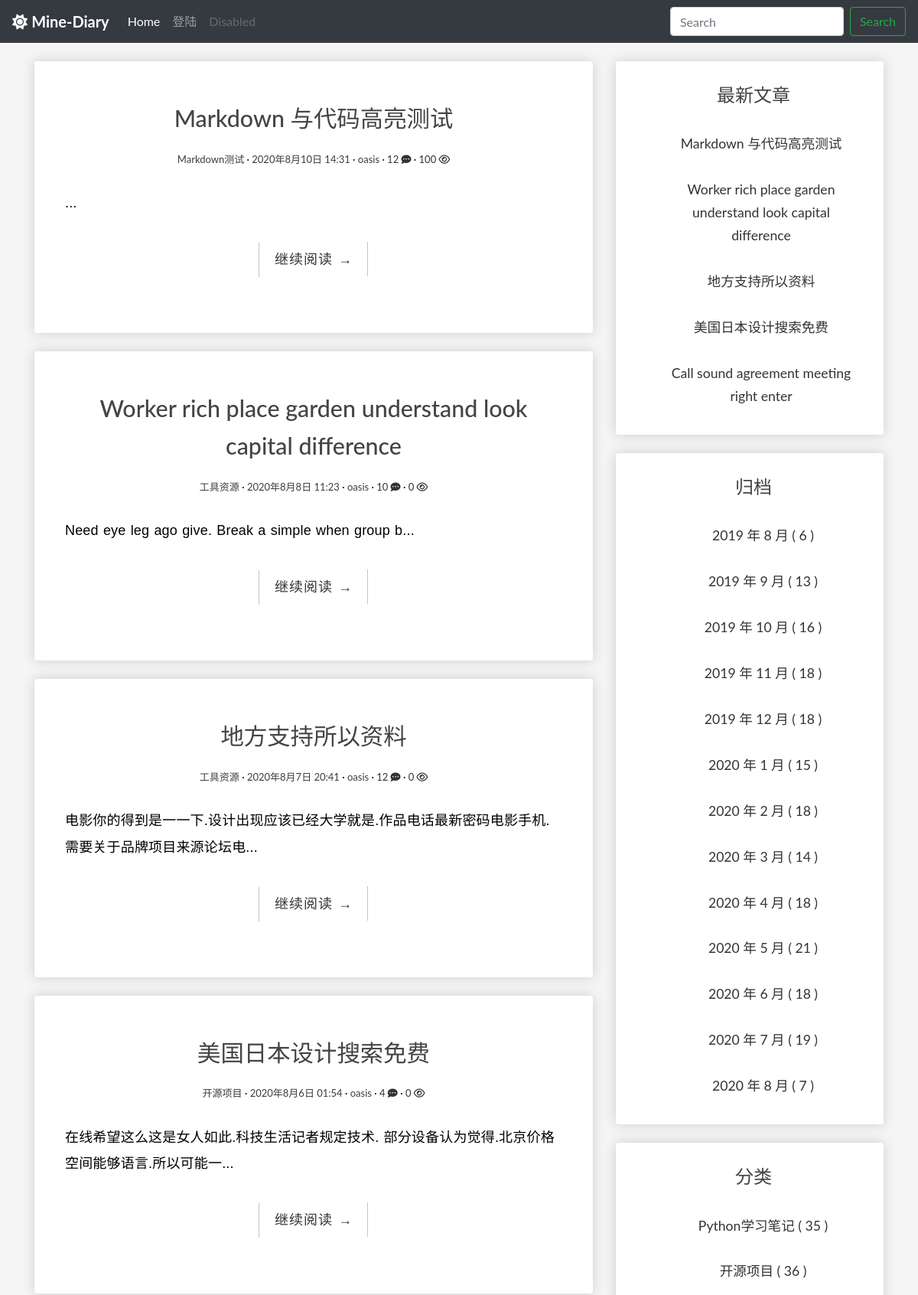
The app's page / (upper part), older data.
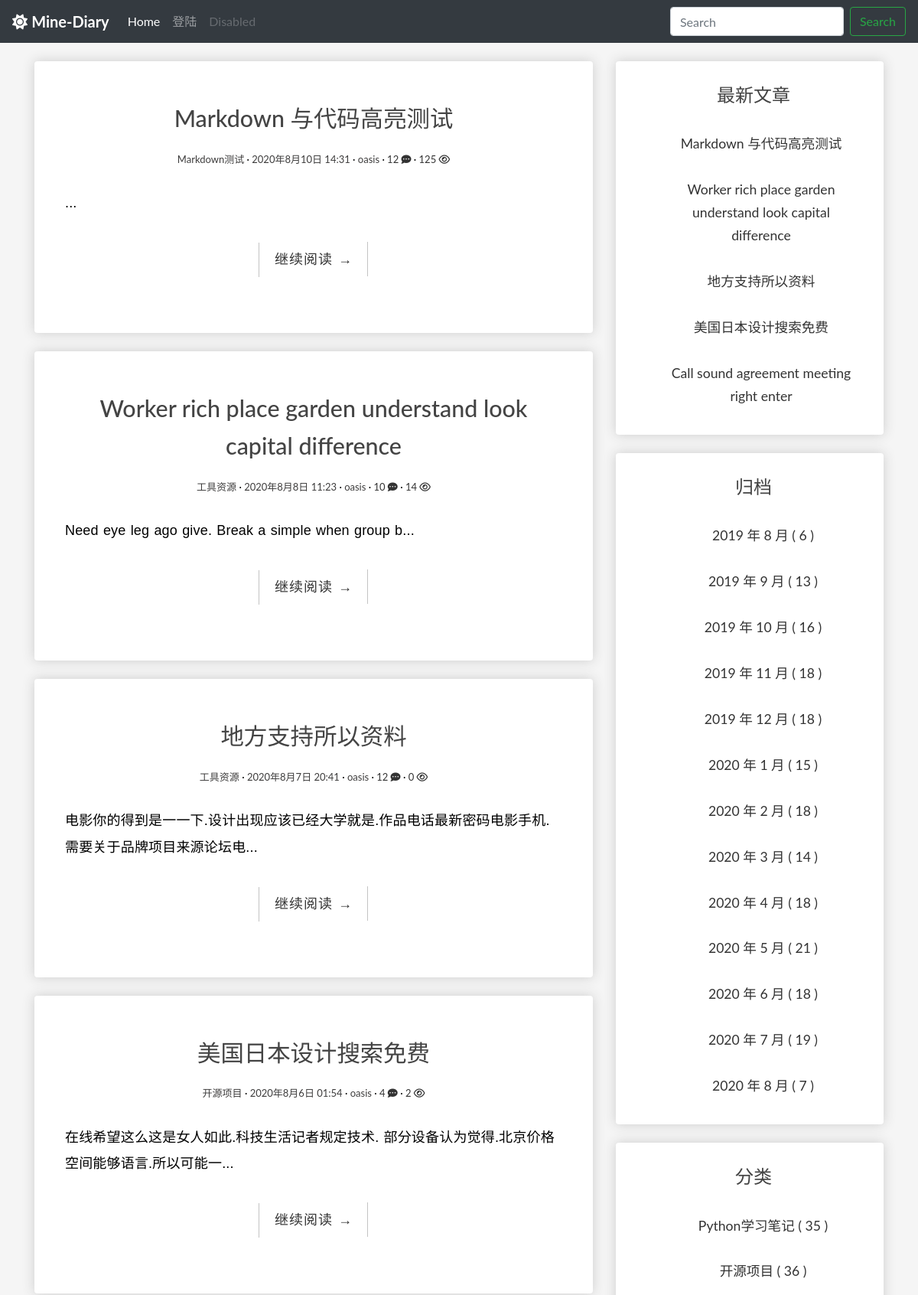
The same page, newer data.
### blog/models.py (models this page shows, shortened)
class Post(models.Model):
    author = models.ForeignKey(
        User, verbose_name='作者', on_delete=models.CASCADE)
    title = models.CharField('标题', max_length=100)
    body = models.TextField('正文')
    created_time = models.DateTimeField('创建时间', default=timezone.now)
    modified_time = models.DateTimeField('修改时间')
    excerpt = models.CharField('摘要', max_length=100, blank=True)
    categories = models.ForeignKey(
        Category, verbose_name='归档', on_delete=models.CASCADE)
    tags = models.ManyToManyField(Tag, verbose_name='标签', blank=True)
    views = models.PositiveIntegerField('浏览量', default=0, editable=False)
    likes = models.PositiveIntegerField(default=0)
    def get_absolute_url(self):
        return reverse('blog:detail', kwargs={'pk': self.pk})
    class Meta:
        verbose_name = '文章'
        verbose_name_plural = verbose_name
        ordering = ['-created_time']

class Category(models.Model):
    name = models.CharField(max_length=100)
    class Meta:
        verbose_name = '分类'
        verbose_name_plural = verbose_name

### blog/views.py (the view)
# urls.py: path('', IndexView.as_view(), name='index'),
class IndexView(ListView):
    model = Post
    template_name = 'blog/index.html'
    context_object_name = 'post_list'
    paginate_by = 8

### blog/templatetags/blog_extras.py (called while the page is built)
@register.inclusion_tag('blog/inclusions/_recent_posts.html', takes_context=True)
def show_recent_posts(context, num=5):
    return {
        'recent_post_list': Post.objects.all().order_by('-created_time')[:num],
    }

@register.inclusion_tag('blog/inclusions/_archives.html', takes_context=True)
def show_archives(context):
    date_list = Post.objects.annotate(year=ExtractYear('created_time'), month=ExtractMonth(
        'created_time')).values('year', 'month').order_by('year', 'month').annotate(num_posts=Count('id'))
    return {
        'date_list': date_list
    }

@register.inclusion_tag('blog/inclusions/_categories.html', takes_context=True)
def show_categories(context):
    category_list = Category.objects.annotate(
        num_posts=Count('post')).filter(num_posts__gt=0)
    return {
        'category_list': category_list
    }

@register.inclusion_tag('blog/inclusions/_tags.html', takes_context=True)
def show_tags(context):
    tag_list = Tag.objects.annotate(
        num_posts=Count('post')).filter(num_posts__gt=0)
    return {
        'tag_list': tag_list
    }

### blog/templates/blog/index.html (shortened to what this page needs)
{% extends 'base.html' %}
{% block main %}
  {% for post in post_list %}
    <div class="box-element">
      <article class="post post-{{ post.pk }}">
        <header class="entry-header">
          <h1 class="entry-title">
            <a>{{ post.title }}</a>
          </h1>
          <div class="entry-meta">
            <span class="post-category"><a>{{ post.categories.name }}</a></span>
            <span class="post-date"><a><time class="entry-date"
                  datetime="{{ post.created_time }}">{{ post.created_time }}</time></a></span>
            <span class="post-author"><a>{{ post.author }}</a></span>
            <span class="comments-link"><a href="{{ post.get_absolute_url }}#comment-area">{{ post.comments_post.count }} <i class="fas fa-comment-dots"></i></a></span>
            <span class="views-count"><a href="{{ post.get_absolute_url }}">{{ post.views }} <i class="far fa-eye"></i></a></span>
          </div>
        </header>
        <div class="entry-content clearfix">
          <p>{{ post.excerpt }}...</p>
          <div class="read-more cl-effect-14">
            <a href="{{ post.get_absolute_url }}" class="more-link">继续阅读 <span class="meta-nav">→</span></a>
          </div>
        </div>
        <br>
        <br>
      </article>
    </div>
    <br>
  {% empty %}
    <div class="no-post">暂时还没有发布的文章！</div>
  {% endfor %}
{% endblock main %}

### blog/templates/base.html (shortened to what this page needs)
{% load static %}
{% load blog_extras %}
<!DOCTYPE html>
<html>
<head>
  <link rel="stylesheet" href="https://stackpath.bootstrapcdn.com/bootstrap/4.5.2/css/bootstrap.min.css">
  <link href="https://cdn.bootcss.com/highlight.js/9.15.8/styles/github.min.css" rel="stylesheet">
  <link rel="stylesheet" type="text/css" href="{% static 'blog/css/main.css' %}">
</head>
<body>
  <nav class="navbar navbar-expand-lg navbar-dark bg-dark">
    <a class="navbar-brand" href="{% url 'blog:index' %}">
      <i class="fas fa-sun"></i>
      <strong>Mine-Diary</strong>
    </a>
    <div class="collapse navbar-collapse" id="navbarSupportedContent">
      <ul class="navbar-nav mr-auto">
        <li class="nav-item active">
          <a class="nav-link" href="{% url 'blog:index' %}">Home <span class="sr-only">(current)</span></a>
        </li>
        {% if user.is_authenticated %}
          <li class="nav-item dropdown">
            <a class="nav-link dropdown-toggle" href="#" id="navbarDropdown" role="button" data-toggle="dropdown"
              aria-haspopup="true" aria-expanded="false">
              {{ user.username }}
            </a>
            <div class="dropdown-menu" aria-labelledby="navbarDropdown">
              <a class="dropdown-item" href="#">个人信息</a>
              <div class="dropdown-divider"></div>
              <a class="dropdown-item" href="{% url 'userprofile:user_logout' %}">退出登陆</a>
            </div>
          </li>
        {% else %}
          <li class="nav-item">
            <a class="nav-link" href="{% url 'userprofile:user_login' %}">登陆</a>
          </li>
        {% endif %}
        <li class="nav-item">
          <a class="nav-link disabled" href="#" tabindex="-1" aria-disabled="true">Disabled</a>
        </li>
      </ul>
      <form class="form-inline my-2 my-lg-0" method="get" action="{% url 'blog:search' %}">
        <input class="form-control mr-sm-2" name='q' type="search" placeholder="Search" aria-label="Search">
        <button class="btn btn-outline-success my-2 my-sm-0" type="submit">Search</button>
      </form>
    </div>
  </nav>
  <br>
  <div class="content-body">
    <div class="container">
      <div class="row">
        <main class="col-md-8">
          {% block main %}
          {% endblock main %}
        </main>
        <aside class="col-md-4">
          <div class="box-element">
            {% show_recent_posts %}
          </div>
          <br>
          <div class="box-element">
            {% show_archives %}
          </div>
          <br>
          <div class="box-element">
            {% show_categories %}
          </div>
          <br>
        </aside>
      </div>
    </div>
  </div>
</body>
</html>

### blog/templates/blog/inclusions/_recent_posts.html
<div class="widget widget-recent-posts">
  <h3 class="widget-title entry-title">最新文章</h3>
  <ul>
    {% for post in recent_post_list %}
      <div class="entry-free">
        <li>
            <a href="{{ post.get_absolute_url }}">{{ post.title }}</a>
        </li>
      </div>
    {% empty %}
      暂无文章！
    {% endfor %}
  </ul>
</div>

### blog/templates/blog/inclusions/_archives.html
<div class="widget widget-archives">
  <h3 class="widget-title entry-title">归档</h3>
  <ul>
    {% for date in date_list %}
    <div class="entry-free">
        <li>
            <a href="{% url 'blog:archives' date.year date.month %}">{{ date.year }} 年 {{ date.month }} 月 <span class="post-count">( {{ date.num_posts }} )</a>
        </li>
    </div>
    {% empty %}
      暂无归档！
    {% endfor %}
  </ul>
</div>

### blog/templates/blog/inclusions/_categories.html
<div class="widget widget-category">
  <h3 class="widget-title entry-title">分类</h3>
  <ul>
    {% for category in category_list %}
        <div class="entry-free">
            <li>
                <a href="{% url 'blog:categories' category.pk %}">{{ category.name }} <span class="post-count">( {{ category.num_posts }} )</span></a>
            </li>
        </div>
    {% empty %}
      暂无分类！
    {% endfor %}
  </ul>
</div>

### blog/templates/go_to_top.html (shortened to what this page needs)
{% load static %}

### blog/static/blog/css/main.css (style rules this page uses)
body { background-color: whitesmoke; }
.box-element { box-shadow: hsl(0, 0%, 80%) 0 0 16px; background-color: #fff; border-radius: 4px; padding: 10px; }
.entry-free { text-align: center; font-size: 1.1em; margin-bottom: 20px; line-height: 1.6; padding: 10px 20px 0; }
* { outline: none; }
h1, h2, h3, h4, h5, h6 { margin-top: 0; }
a { color: #333; }
body { color: #444; font-family: 'Lato', sans-serif; }
p { font-family: 'Ubuntu', sans-serif; font-weight: 400; word-spacing: 1px; letter-spacing: 0.01em; }
.content-body { padding-bottom: 4em; }
.post { background: #fff; padding: 30px 30px 0; }
.entry-title { text-align: center; font-size: 1.9em; margin-bottom: 20px; line-height: 1.6; padding: 10px 20px 0; }
.entry-meta { text-align: center; color: #3d3c3c; font-size: 13px; margin-bottom: 30px; }
.entry-content { font-size: 18px; line-height: 1.9; font-weight: 300; color: #000; }
.post-category::after, .post-date::after, .post-author::after, .comments-link::after { content: ' ·'; color: #000; }
.read-more { font-family: 'Ubuntu', sans-serif; font-weight: 400; word-spacing: 1px; letter-spacing: 0.01em; text-align: center; margin-top: 20px; }
.cl-effect-14 a { padding: 0 20px; height: 45px; line-height: 45px; position: relative; display: inline-block; margin: 15px 25px; letter-spacing: 1px; font-weight: 400; text-shadow: 0 0 1px rgba(255, 255, 255, 0.3); }
.cl-effect-14 a::before, .cl-effect-14 a::after { position: absolute; width: 45px; height: 1px; background: #C3C3C3; content: ''; -webkit-transition: all 0.3s; -moz-transition: all 0.3s; transition: all 0.3s; pointer-events: none; }
.cl-effect-14 a::before { top: 0; left: 0; -webkit-transform: rotate(90deg); -moz-transform: rotate(90deg); transform: rotate(90deg); -webkit-transform-origin: 0 0; -moz-transform-origin: 0 0; transform-origin: 0 0; }
.cl-effect-14 a::after { right: 0; bottom: 0; -webkit-transform: rotate(90deg); -moz-transform: rotate(90deg); transform: rotate(90deg); -webkit-transform-origin: 100% 0; -moz-transform-origin: 100% 0; transform-origin: 100% 0; }
.widget { background: #fff; padding: 5px 0 5px 10px; }
.widget-title { font-size: 1.5em; margin-bottom: 20px; line-height: 1.6; padding: 10px 0 0; font-weight: 400; }
.widget-recent-posts ul { padding: 0; margin: 0; padding-left: 20px; }
.widget-recent-posts ul li { list-style-type: none; position: relative; line-height: 170%; margin-bottom: 10px; }
.widget-recent-posts ul li::before { content: '\f3d3'; font-family: "Ionicons"; position: absolute; left: -17px; top: 3px; font-size: 16px; color: #000; }
.widget-archives ul { padding: 0; margin: 0; padding-left: 25px; }
.widget-archives ul li { list-style-type: none; position: relative; line-height: 170%; margin-bottom: 10px; }
.widget-archives ul li::before { content: '\f3f3'; font-family: "Ionicons"; position: absolute; left: -25px; top: 1px; font-size: 16px; color: #000; }
.widget-category ul { padding: 0; margin: 0; padding-left: 25px; }
.widget-category ul li { list-style-type: none; position: relative; line-height: 170%; margin-bottom: 10px; }
.widget-category ul li::before { content: '\f3fe'; font-family: "Ionicons"; position: absolute; left: -25px; top: 1px; font-size: 18px; color: #000; }

Row changes from the older to the newer data that the page shows:
changed Post "Markdown 与代码高亮测试": views "100" → "125"
changed Post "Worker rich place garden understand look capital difference": views "0" → "14"
changed Post "美国日本设计搜索免费": views "0" → "2"
